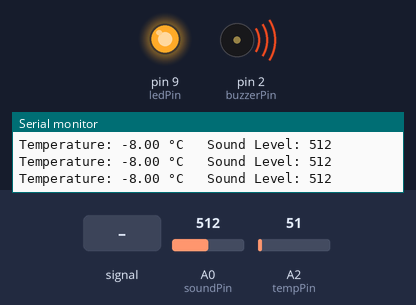
Recording of a sketch running on a simulated Arduino Uno, built with avr-gcc and run on an emulated ATmega328P. On the bench: output pins drawn as LEDs (lit = HIGH), buzzer (waves = sounding), the last lines printed to the serial monitor. Dashed ring = blinking. Inputs (shaded band) come from the test bench; at power-on: A0 (soundPin) = 512, A2 (tempPin) = 51.

Above: at 1.2 s.
1.3 s: A0 (soundPin) fed a 200 Hz sine of ±460 counts around its level
At 2.03 s:
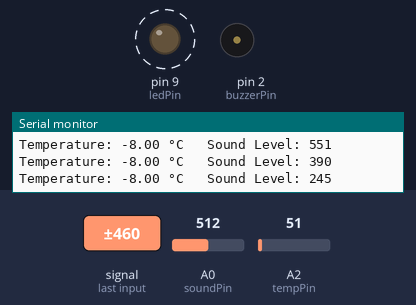
4.3 s: A0 (soundPin) set to 490
7.3 s: A0 (soundPin) set to 512
At 8.2 s:
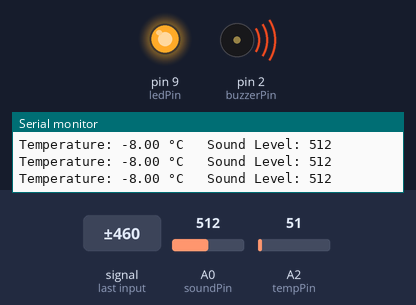
10.3 s: A2 (tempPin) set to 22
13.3 s: A2 (tempPin) set to 18
16.3 s: A0 (soundPin) set to 306
At 16.7 s:
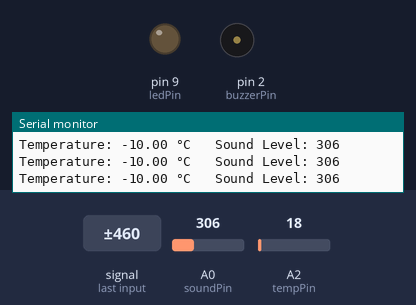
Timing chart, 0 to 19.3 s (numbered marks = the images above; inputs shaded):
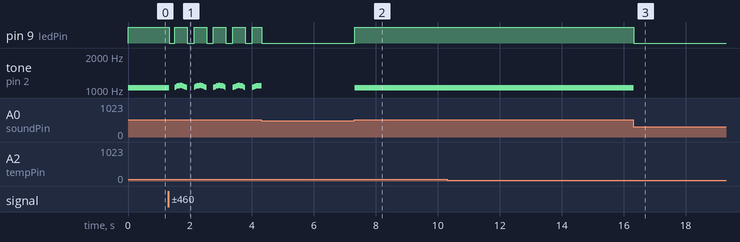

The sketch:

music_visualizer.ino
```cpp
const int soundPin = A0;    // Analog pin for sound sensor
const int tempPin = A2;     // Analog pin for temperature sensor
const int ledPin = 9;       // LED pin
const int buzzerPin = 2;    // Buzzer pin

void setup() {
  pinMode(soundPin, INPUT);
  pinMode(tempPin, INPUT);
  pinMode(ledPin, OUTPUT);
  pinMode(buzzerPin, OUTPUT);
  Serial.begin(9600);
}

void loop() {
  // Read sound level from microphone sensor
  int soundLevel = analogRead(soundPin);

  // Read temperature from temperature sensor
  int tempReading = analogRead(tempPin);
  float temperature = map(tempReading, 0, 1023, -10, 40); // Map to temperature range

  // Use sound level and temperature to control LED and buzzer
  if (soundLevel > 500) {
    digitalWrite(ledPin, HIGH);
    tone(buzzerPin, 1000 + soundLevel / 10, 100);
  } else {
    digitalWrite(ledPin, LOW);
    noTone(buzzerPin);
  }

  // Print temperature and sound level to serial monitor
  Serial.print("Temperature: ");
  Serial.print(temperature);
  Serial.print(" °C   Sound Level: ");
  Serial.println(soundLevel);

  delay(10);  // Small delay between readings
}
```

Measured:
- after the input at 1.3 s, pin 9 (ledPin): alternates HIGH for 0.40 s and LOW for 0.22 s, starting at once; tone on pin 2 (buzzerPin): plays 1062 Hz for 0.04 s, 1077 Hz for 0.04 s, 1088 Hz for 0.04 s, 1095 Hz for 0.04 s, 1097 Hz for 0.04 s, 1093 Hz for 0.04 s … (42 notes in this stretch), starting at once
- after the input at 7.3 s, pin 9 (ledPin): LOW → HIGH at once; tone on pin 2 (buzzerPin): silent → 1051 Hz at once
- after the input at 16.3 s, pin 9 (ledPin): HIGH → LOW at once; tone on pin 2 (buzzerPin): 1051 Hz → silent at once
